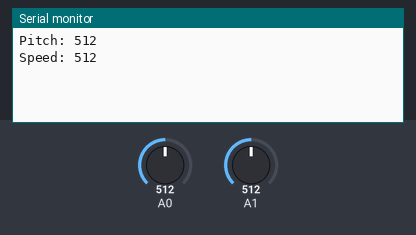
Simulated run of this sketch. Board: Arduino Uno, built with avr-gcc and run on an emulated ATmega328P. On the bench: the last lines printed to the serial monitor. The test bench sets the inputs (shaded band); at power-on: A0 = 512, A1 = 512.

Above: at 1.2 s.
1.3 s: A0 set to 716
At 2.3 s:
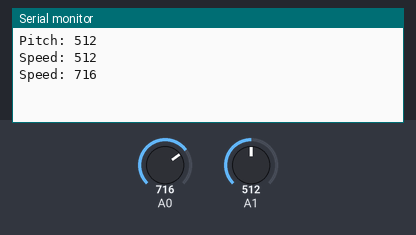
2.8 s: A1 set to 716
At 3.1 s:
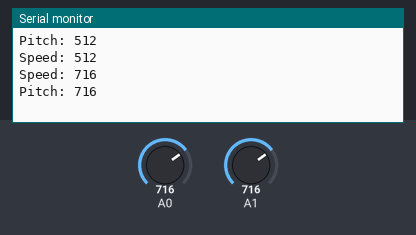
4.3 s: A0 set to 900
At 5.5 s:
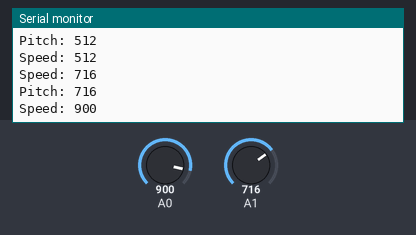
5.8 s: A1 set to 900
At 6.9 s:
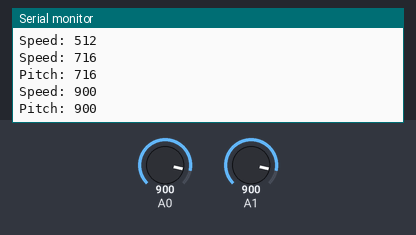

The sketch:

ArduinoPotentiometerCode.ino
```cpp
/*
  AnalogReadSerial
  Reads a potentiometer on analog input A0.
  Open the Serial Monitor to see the values (set baud rate to 9600).
*/
int lastPitchValue;
int lastSpeedValue;

void setup() {
  // Initialize serial communication at 9600 bits per second:
  Serial.begin(9600);
}

void loop() {
  // Read the value from the potentiometer on analog pin A0:
  int pitchValue = analogRead(A1);
  int speedValue = analogRead(A0);

  // Print the value to the Serial Monitor:
  if (lastPitchValue != pitchValue || lastPitchValue < pitchValue - 1 || lastPitchValue > pitchValue + 1)
    {Serial.println("Pitch: " + String(pitchValue));}
  if(lastSpeedValue != speedValue)
    {Serial.println("Speed: " + String(speedValue));}

  // Add a small delay for stable readings
  lastPitchValue = pitchValue;
  lastSpeedValue = speedValue;

  delay(10);
}
```

Measured:
- after the input at 1.3 s, the serial monitor: prints a new line at once (image 1)
- after the input at 2.8 s, the serial monitor: prints a new line at once (image 2)
- after the input at 4.3 s, the serial monitor: prints a new line at once (image 3)
- after the input at 5.8 s, the serial monitor: prints a new line at once (image 4)
